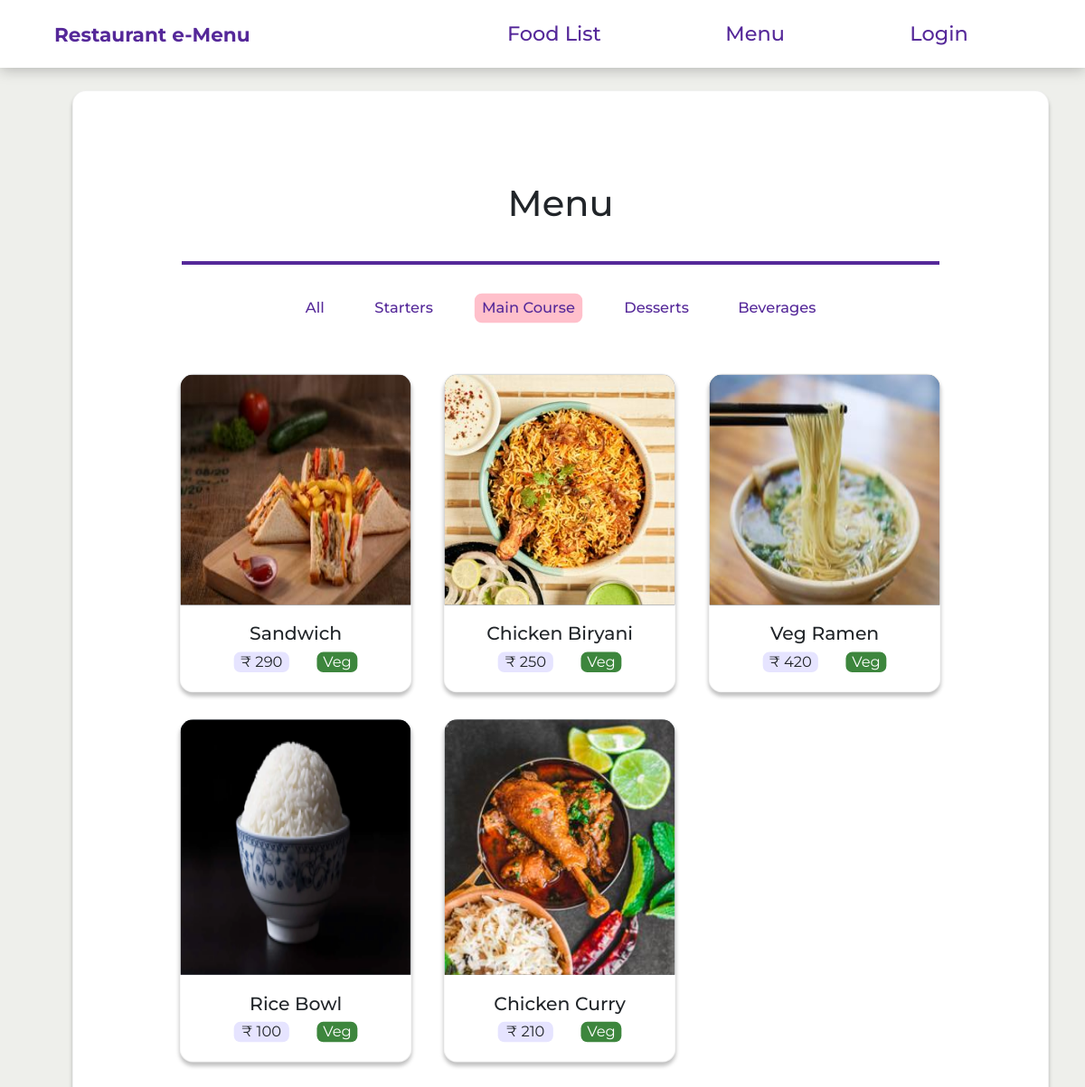
The page /food/maincourse on the database its author committed.
### rms_app/models.py (models this page shows, shortened)
class Food(models.Model):
    food_item = models.CharField(max_length=100)
    per_price = models.PositiveIntegerField()
    food_type = models.CharField(max_length=100, default="None", choices=FOOD_TYPES)
    food_source = models.CharField(max_length=100, default="Veg", choices=FOOD_SOURCE)
    food_availability = models.CharField(max_length=100, default="Yes", choices=FOOD_AVAILABILITY)
    food_img = models.ImageField(default="default_food.jpg", upload_to="food_pics")

### rms_app/views.py (the view)
# urls.py: path("food/maincourse", FoodImgViewMainCourse.as_view(), name="rms-food_maincourse"),
class FoodImgViewMainCourse(ListView):
    model = Food
    template_name = "rms_app/food_maincourse.html"
    context_object_name = "food_obj"

### rms_app/templates/rms_app/food_maincourse.html (shortened to what this page needs)
{% extends "rms_app/base.html" %}
{% block content %}
{% load static %}
<div class="foodtable">
    <section id="food-section">
        {% if food_obj %}
        <h1 class="avail">Menu</h1>
        <br>
        <div class="food-types">
            <a href="{% url 'rms-food' %}">All</a>
            <a href="{% url 'rms-food_starters' %}">Starters</a>
            <a href="{% url 'rms-food_maincourse' %}" style="background-color: pink;">Main Course</a>
            <a href="{% url 'rms-food_desserts' %}">Desserts</a>
            <a href="{% url 'rms-food_beverages' %}">Beverages</a>
        </div>
        <div class="food-list">
            {% for food_item in food_obj  %}
                {% if food_item.food_type == 'Main Course' %}
                <div class="food-card">
                    <div id="img">
                        <img src="{{ food_item.food_img.url }}" alt="">
                    </div>
                    <div class="food-info">
                        <h5 class="food-title">{{ food_item.food_item}} </h5>
                        <div class="food-price-source-box">
                            <div class="food-price" style="background-color: var(--price-color); width: 60px"><span>&#8377;</span> {{ food_item.per_price}} </div>
                            {% if food_item.food_source == 'Veg' %}
                                <div class="food-source" style="background-color: var(--veg-color); width: 44px" >{{ food_item.food_source}} </div>
                            {% else %}
                                <div class="food-source" style="background-color: var(--non-veg-color); width: 85px">{{ food_item.food_source}} </div>
                            {% endif %}
                        </div>
                    </div>
                </div>
                {% endif %}
            {% endfor %}
        </div>
        {% endif %}
    </section>
</div>
{% endblock content %}

### rms_app/static/rms_app/main.css (style rules this page uses)
html { scroll-behavior: smooth; }
* { border: 0; margin: 0; box-sizing: border-box; font-family: "Montserrat", "Lato" sans-serif; }
body { height:100%; background-color: var(--bg-color); }
:root { --main-color: #552899; --column-color: rgb(241, 164, 177); --bg-color: #eeefeb; --img-color: #616a76; --content-color: #040f0f; --veg-color: rgb(61, 134, 61); --non-veg-color: rgb(180, 66, 64); --price-color: rgb(230, 228, 255); --head-font: "Montserrat", sans-serif; --text-font: "Lato", sans-serif; --shadow: 0px 4px 4px 0px rgba(0, 0, 0, 0.25); }
a { position: relative; font-family: var(--head-font); font-weight: 450; text-decoration:var(--main-color); }
a:not(.navbar-header) { display: inline-block; border-radius: 8px; padding: 4px 8px 4px 8px; color: var(--main-color); background-color: #ffffff; border-color: var(--main-color); transform: scale(1.02); box-shadow: none; transition: all 0.2s ease-in; }
.foodtable { background: transparent; padding: 0px 120px ; border: 1px solid #dddddd; position: relative; top:100px; left:80px; margin-bottom: 20px; text-align: center; width:90%; border-radius: 15px; background-color: white; border: 1px solid #22222210; box-shadow: var(--shadow); }
#food-section { text-align: center; align-items: center; justify-content: center; padding-top: 100px; }
.avail { font-family: var(--head-font); width: 100%; font-style: normal; border-bottom: 4px solid; padding-bottom: 40px; border-color: var(--main-color); }
.food-types { display: flex; gap: 40px; text-align: center; align-items: center; justify-content: center; }
.food-card { display: flex; flex-direction: column; text-align: center; width: 20%; height: 38%; min-width: 100%; min-height: 100%; border-radius: 15px; overflow: hidden; background-color: white; border: 1px solid #22222210; transform: scale(1.02); box-shadow: var(--shadow); transition: all 0.2s ease-in; }
.food-list { margin-top: 60px; margin-bottom: 50px; display: grid; grid-template-columns: repeat(3, 30.1%); grid-gap: 4.8%; }
.food-info { padding: 5px; margin-top: 14px; font-family: var(--head-font); background-color: transparent; font-style: normal; font-weight: normal; line-height: 22px; }
.food-title { font-weight: 500; background-color: transparent; }
.food-price-source-box { display: inline-flex; gap: 30px; }
.food-price { background-color: #616a76; border-radius: 7px; line-height: 22px; background-color: transparent; }
.food-source { color: white; border-radius: 7px; }
#img { display: flex; justify-content: center; align-items: center; overflow: hidden; width: 100%; height: 75%; background: var(--img-color); }
img:not(.account-img) { min-width: 100%; min-height: 100%; }

### rows shown on the page
Food: food_img (picture), food_item "Sandwich", per_price "290", food_source "Veg"
Food: food_img (picture), food_item "Chicken Biryani", per_price "250", food_source "Veg"
Food: food_img (picture), food_item "Veg Ramen", per_price "420", food_source "Veg"
Food: food_img (picture), food_item "Rice Bowl", per_price "100", food_source "Veg"
Food: food_img (picture), food_item "Chicken Curry", per_price "210", food_source "Veg"
